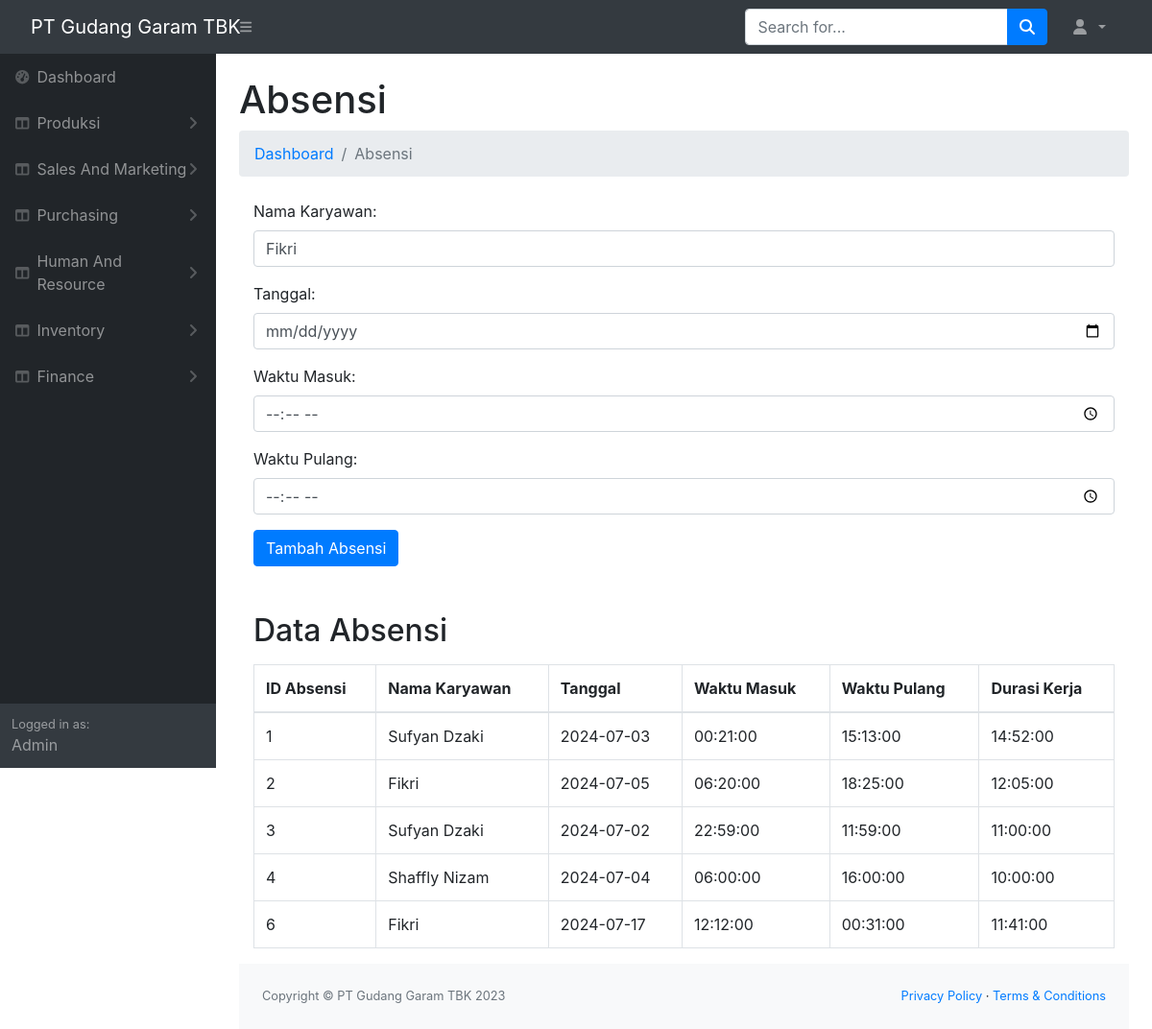
The app's page /produksi/hr_absensi.php with its own data.
### tables this page shows
CREATE TABLE `absensi` (
  `id_absensi` int(11) NOT NULL,
  `id_karyawan` int(11) NOT NULL,
  `tanggal` date NOT NULL,
  `waktu_masuk` time NOT NULL,
  `waktu_pulang` time NOT NULL,
  `durasi_kerja` time NOT NULL
);

CREATE TABLE `employees` (
  `id_karyawan` int(11) NOT NULL,
  `nama` varchar(100) NOT NULL,
  `gaji` varchar(100) NOT NULL,
  `departement` varchar(100) NOT NULL,
  `jabatan` varchar(100) NOT NULL,
  `alamat` text NOT NULL,
  `nomor_telepon` varchar(15) NOT NULL,
  `email` varchar(100) NOT NULL
);

### produksi/hr_absensi.php (the view, shortened to what this page needs)
<?php
$servername = "localhost";
$username = "root";
$password = "";
$dbname = "marketing";
$conn = new mysqli($servername, $username, $password, $dbname);
$sql = "SELECT a.id_absensi, e.nama, a.tanggal, a.waktu_masuk, a.waktu_pulang, a.durasi_kerja FROM absensi a JOIN employees e ON a.id_karyawan = e.id_karyawan";
$result = $conn->query($sql);
?>
<!DOCTYPE html>
<html lang="en">
    <head>
        <link
            rel="stylesheet"
            type="text/css"
            media="screen"
            href="https://cdn.datatables.net/1.13.1/css/jquery.dataTables.min.css">
        <link
            rel="stylesheet"
            type="text/css"
            media="screen"
            href="https://cdnjs.cloudflare.com/ajax/libs/twitter-bootstrap/5.2.0/css/bootstrap.min.css">
        <link
            rel="stylesheet"
            type="text/css"
            media="screen"
            href="https://cdn.datatables.net/1.13.1/css/dataTables.bootstrap5.min.css">
        <link
            href="https://cdn.jsdelivr.net/npm/simple-datatables@7.1.2/dist/style.min.css"
            rel="stylesheet"/>
        <link href="css/styles.css" rel="stylesheet"/>
    </head>
    <body class="sb-nav-fixed">
        <nav class="sb-topnav navbar navbar-expand navbar-dark bg-dark">
            <a class="navbar-brand ps-3" href="index.html">PT Gudang Garam TBK</a>
            <button
                class="btn btn-link btn-sm order-1 order-lg-0 me-4 me-lg-0"
                id="sidebarToggle"
                href="#!">
                <i class="fas fa-bars"></i>
            </button>
            <form
                class="d-none d-md-inline-block form-inline ms-auto me-0 me-md-3 my-2 my-md-0">
                <div class="input-group">
                    <input
                        class="form-control"
                        type="text"
                        placeholder="Search for..."
                        aria-label="Search for..."
                        aria-describedby="btnNavbarSearch"/>
                    <button class="btn btn-primary" id="btnNavbarSearch" type="button">
                        <i class="fas fa-search"></i>
                    </button>
                </div>
            </form>
            <ul class="navbar-nav ms-auto ms-md-0 me-3 me-lg-4">
                <li class="nav-item dropdown">
                    <a
                        class="nav-link dropdown-toggle"
                        id="navbarDropdown"
                        href="#"
                        role="button"
                        data-bs-toggle="dropdown"
                        aria-expanded="false">
                        <i class="fas fa-user fa-fw"></i>
                    </a>
                </li>
            </ul>
        </nav>
        <div id="layoutSidenav">
            <div id="layoutSidenav_nav">
                <nav class="sb-sidenav accordion sb-sidenav-dark" id="sidenavAccordion">
                    <div class="sb-sidenav-menu">
                        <div class="nav">
                        <a class="nav-link" href="index.php">
                                <div class="sb-nav-link-icon"><i class="fas fa-tachometer-alt"></i></div>
                                Dashboard
                            </a>
                            <a class="nav-link collapsed" href="#" data-bs-toggle="collapse" data-bs-target="#collapseLayouts" aria-expanded="false" aria-controls="collapseLayouts">
                                <div class="sb-nav-link-icon"><i class="fas fa-columns"></i></div>
                                Produksi
                                <div class="sb-sidenav-collapse-arrow"><i class="fas fa-angle-down"></i></div>
                            </a>
                            <a class="nav-link collapsed" href="#" data-bs-toggle="collapse" data-bs-target="#collapseLayouts" aria-expanded="false" aria-controls="collapseLayouts">
                                <div class="sb-nav-link-icon"><i class="fas fa-columns"></i></div>
                                Sales And Marketing
                                <div class="sb-sidenav-collapse-arrow"><i class="fas fa-angle-down"></i></div>
                            </a>
                        <a class="nav-link collapsed" href="#" data-bs-toggle="collapse" data-bs-target="#collapseLayouts" aria-expanded="false" aria-controls="collapseLayouts">
                            <div class="sb-nav-link-icon"><i class="fas fa-columns"></i></div>
                            Purchasing
                            <div class="sb-sidenav-collapse-arrow"><i class="fas fa-angle-down"></i></div>
                        </a>
                        <a class="nav-link collapsed" href="#" data-bs-toggle="collapse" data-bs-target="#collapseLayouts" aria-expanded="false" aria-controls="collapseLayouts">
                        <div class="sb-nav-link-icon"><i class="fas fa-columns"></i></div>
                            Human And Resource
                            <div class="sb-sidenav-collapse-arrow"><i class="fas fa-angle-down"></i></div>
                            </a>
                        <a class="nav-link collapsed" href="#" data-bs-toggle="collapse" data-bs-target="#collapseLayouts" aria-expanded="false" aria-controls="collapseLayouts">
                            <div class="sb-nav-link-icon"><i class="fas fa-columns"></i></div>
                                Inventory
                                <div class="sb-sidenav-collapse-arrow"><i class="fas fa-angle-down"></i></div>
                                </a>
                        <a class="nav-link collapsed" href="#" data-bs-toggle="collapse" data-bs-target="#collapseLayouts" aria-expanded="false" aria-controls="collapseLayouts">
                            <div class="sb-nav-link-icon"><i class="fas fa-columns"></i></div>
                            Finance
                            <div class="sb-sidenav-collapse-arrow"><i class="fas fa-angle-down"></i></div>
                        </a>
                        <!DOCTYPE html>
                        <html lang="en">
                        <head>
                            <link href="https://stackpath.bootstrapcdn.com/bootstrap/4.5.2/css/bootstrap.min.css" rel="stylesheet">
                        </head>
                        <body>
                        </body>
                        </html>
                        </div>
                    </div>
                    <div class="sb-sidenav-footer">
                        <div class="small">Logged in as:</div>
                        Admin
                    </div>
                </nav>
            </div>
            <div id="layoutSidenav_content">
                <main>
                    <div class="container-fluid px-4">
                        <h1 class="mt-4">Absensi</h1>
                        <ol class="breadcrumb mb-4">
                            <li class="breadcrumb-item">
                                <a href="index.html">Dashboard</a>
                            </li>
                            <li class="breadcrumb-item active">Absensi</li>
                        </ol>
                        <div class="container">
                            <form method="post" action="">
                                <div class="form-group">
                                    <label for="id_karyawan">Nama Karyawan:</label>
                                    <select
                                        class="form-control"
                                        name="id_karyawan"
                                        id="id_karyawan"
                                        required="required">
                                        <?php
                $employees = $conn->query("SELECT id_karyawan, nama FROM employees");
                while ($row = $employees->fetch_assoc()) {
                    echo "<option value='" . $row['id_karyawan'] . "'>" . $row['nama'] . "</option>";
                }
                ?>
                                    </select>
                                </div>
                                <div class="form-group">
                                    <label for="tanggal">Tanggal:</label>
                                    <input
                                        type="date"
                                        class="form-control"
                                        id="tanggal"
                                        name="tanggal"
                                        required="required">
                                </div>
                                <div class="form-group">
                                    <label for="waktu_masuk">Waktu Masuk:</label>
                                    <input
                                        type="time"
                                        class="form-control"
                                        id="waktu_masuk"
                                        name="waktu_masuk"
                                        required="required">
                                </div>
                                <div class="form-group">
                                    <label for="waktu_pulang">Waktu Pulang:</label>
                                    <input
                                        type="time"
                                        class="form-control"
                                        id="waktu_pulang"
                                        name="waktu_pulang"
                                        required="required">
                                </div>
                                <button type="submit" class="btn btn-primary" name="tambah_absensi">Tambah Absensi</button>
                            </form>
                            <h2 class="mt-5">Data Absensi</h2>
                            <table class="table table-bordered mt-3">
                                <thead>
                                    <tr>
                                        <th>ID Absensi</th>
                                        <th>Nama Karyawan</th>
                                        <th>Tanggal</th>
                                        <th>Waktu Masuk</th>
                                        <th>Waktu Pulang</th>
                                        <th>Durasi Kerja</th>
                                    </tr>
                                </thead>
                                <tbody>
                                <?php
        if ($result->num_rows > 0) {
            while ($row = $result->fetch_assoc()) {
                echo "<tr>
                    <td>" . $row["id_absensi"] . "</td>
                    <td>" . $row["nama"] . "</td>
                    <td>" . $row["tanggal"] . "</td>
                    <td>" . $row["waktu_masuk"] . "</td>
                    <td>" . $row["waktu_pulang"] . "</td>
                    <td>" . $row["durasi_kerja"] . "</td>
                </tr>";
            }
        } else {
            echo "<tr><td colspan='6'>Tidak ada data</td></tr>";
        }
        ?>
                                </tbody>
                            </table>
                        </div>
                        <footer class="py-4 bg-light mt-auto">
                            <div class="container-fluid px-4">
                                <div class="d-flex align-items-center justify-content-between small">
                                    <div class="text-muted">Copyright &copy; PT Gudang Garam TBK 2023</div>
                                    <div>
                                        <a href="#">Privacy Policy</a>
                                        &middot;
                                        <a href="#">Terms &amp; Conditions</a>
                                    </div>
                                </div>
                            </div>
                        </footer>
                    </body>
                </html>

### records on screen
absensi: id_absensi "1", id_karyawan.nama "Sufyan Dzaki", tanggal "2024-07-03", waktu_masuk "00:21:00", waktu_pulang "15:13:00", durasi_kerja "14:52:00"
absensi: id_absensi "2", id_karyawan.nama "Fikri", tanggal "2024-07-05", waktu_masuk "06:20:00", waktu_pulang "18:25:00", durasi_kerja "12:05:00"
absensi: id_absensi "3", id_karyawan.nama "Sufyan Dzaki", tanggal "2024-07-02", waktu_masuk "22:59:00", waktu_pulang "11:59:00", durasi_kerja "11:00:00"
absensi: id_absensi "4", id_karyawan.nama "Shaffly Nizam", tanggal "2024-07-04", waktu_masuk "06:00:00", waktu_pulang "16:00:00", durasi_kerja "10:00:00"
absensi: id_absensi "6", id_karyawan.nama "Fikri", tanggal "2024-07-17", waktu_masuk "12:12:00", waktu_pulang "00:31:00", durasi_kerja "11:41:00"

### other values on screen
form field id_karyawan "Fikri"
